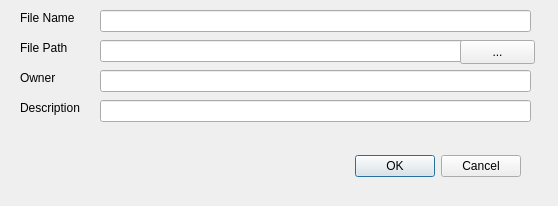
<?xml version="1.0" encoding="UTF-8"?>
<ui version="4.0">
 <class>FileInfomation</class>
 <widget class="QDialog" name="FileInfomation">
  <property name="geometry">
   <rect>
    <x>0</x>
    <y>0</y>
    <width>558</width>
    <height>206</height>
   </rect>
  </property>
  <property name="windowTitle">
   <string>File Information</string>
  </property>
  <widget class="QDialogButtonBox" name="buttonBox">
   <property name="geometry">
    <rect>
     <x>180</x>
     <y>150</y>
     <width>341</width>
     <height>32</height>
    </rect>
   </property>
   <property name="orientation">
    <enum>Qt::Horizontal</enum>
   </property>
   <property name="standardButtons">
    <set>QDialogButtonBox::Cancel|QDialogButtonBox::Ok</set>
   </property>
  </widget>
  <widget class="QLineEdit" name="lineEdit">
   <property name="geometry">
    <rect>
     <x>100</x>
     <y>10</y>
     <width>431</width>
     <height>22</height>
    </rect>
   </property>
  </widget>
  <widget class="QLineEdit" name="lineEdit_2">
   <property name="geometry">
    <rect>
     <x>100</x>
     <y>40</y>
     <width>431</width>
     <height>22</height>
    </rect>
   </property>
  </widget>
  <widget class="QLineEdit" name="lineEdit_3">
   <property name="geometry">
    <rect>
     <x>100</x>
     <y>100</y>
     <width>431</width>
     <height>22</height>
    </rect>
   </property>
  </widget>
  <widget class="QLineEdit" name="lineEdit_4">
   <property name="geometry">
    <rect>
     <x>100</x>
     <y>70</y>
     <width>431</width>
     <height>22</height>
    </rect>
   </property>
  </widget>
  <widget class="QLabel" name="label">
   <property name="geometry">
    <rect>
     <x>20</x>
     <y>10</y>
     <width>61</width>
     <height>16</height>
    </rect>
   </property>
   <property name="text">
    <string>File Name</string>
   </property>
  </widget>
  <widget class="QLabel" name="label_2">
   <property name="geometry">
    <rect>
     <x>20</x>
     <y>40</y>
     <width>55</width>
     <height>16</height>
    </rect>
   </property>
   <property name="text">
    <string>File Path</string>
   </property>
  </widget>
  <widget class="QLabel" name="label_3">
   <property name="geometry">
    <rect>
     <x>20</x>
     <y>70</y>
     <width>55</width>
     <height>16</height>
    </rect>
   </property>
   <property name="text">
    <string>Owner</string>
   </property>
  </widget>
  <widget class="QLabel" name="label_4">
   <property name="geometry">
    <rect>
     <x>20</x>
     <y>100</y>
     <width>71</width>
     <height>16</height>
    </rect>
   </property>
   <property name="text">
    <string>Description</string>
   </property>
  </widget>
  <widget class="QPushButton" name="openDirButton">
   <property name="geometry">
    <rect>
     <x>460</x>
     <y>40</y>
     <width>75</width>
     <height>24</height>
    </rect>
   </property>
   <property name="text">
    <string>...</string>
   </property>
  </widget>
 </widget>
 <resources/>
 <connections>
  <connection>
   <sender>buttonBox</sender>
   <signal>accepted()</signal>
   <receiver>FileInfomation</receiver>
   <slot>accept()</slot>
   <hints>
    <hint type="sourcelabel">
     <x>248</x>
     <y>254</y>
    </hint>
    <hint type="destinationlabel">
     <x>157</x>
     <y>274</y>
    </hint>
   </hints>
  </connection>
  <connection>
   <sender>buttonBox</sender>
   <signal>rejected()</signal>
   <receiver>FileInfomation</receiver>
   <slot>reject()</slot>
   <hints>
    <hint type="sourcelabel">
     <x>316</x>
     <y>260</y>
    </hint>
    <hint type="destinationlabel">
     <x>286</x>
     <y>274</y>
    </hint>
   </hints>
  </connection>
 </connections>
</ui>
